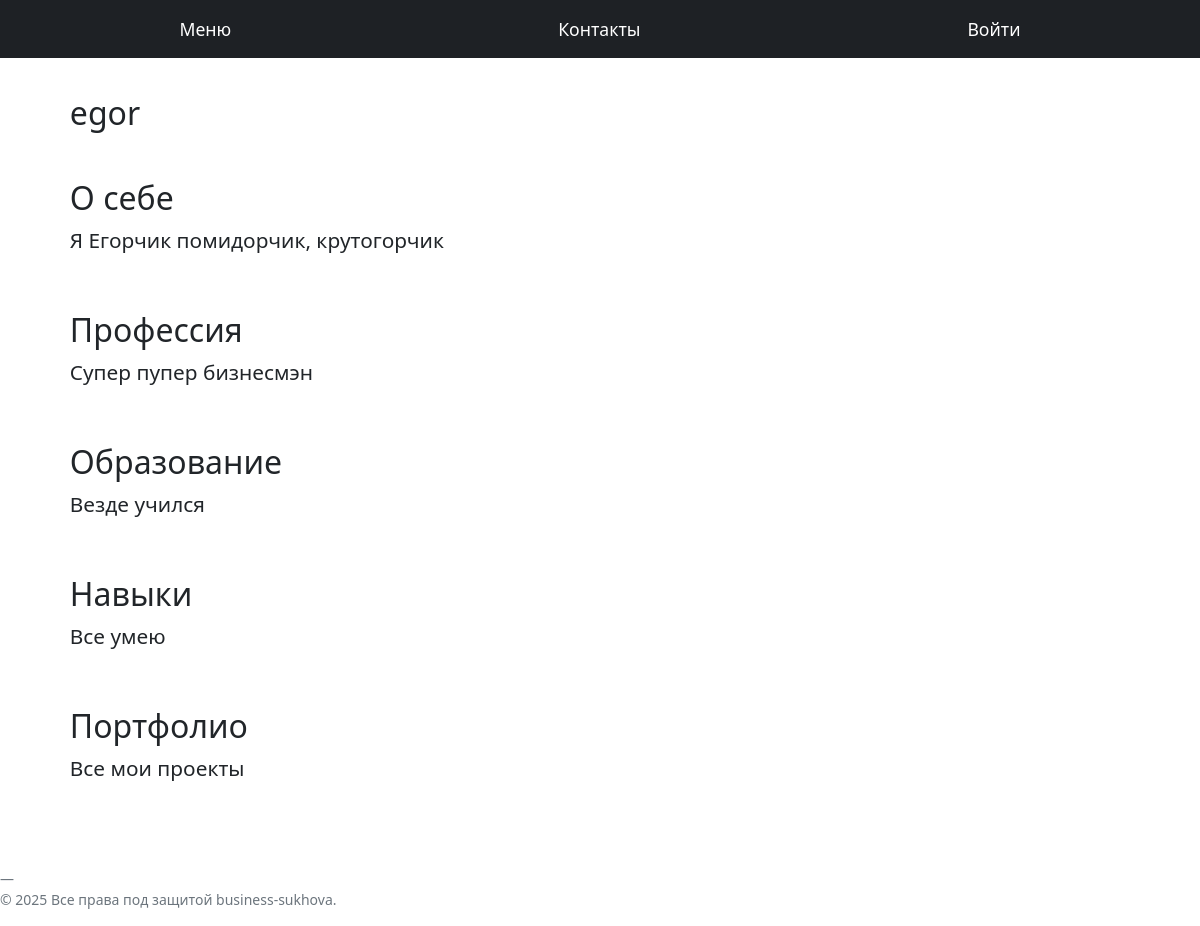
/resume/7/, run on the app's committed database.
### resume/models.py (models this page shows)
class Resume(models.Model):
    author = models.ForeignKey(Profile, on_delete=models.CASCADE, related_name='resumes')
    about = models.TextField()
    profession = models.CharField(max_length=100)
    education = models.CharField(max_length=100)
    skills = models.TextField()
    portfolio = models.TextField()
    updated_at = models.DateTimeField(auto_now=True)
    created_at = models.DateTimeField(auto_now_add=True)

### root/models.py (models this page shows, shortened)
class Profile(models.Model):
    user = models.OneToOneField(User, on_delete=models.CASCADE, related_name='profile')
    city = models.CharField(max_length=100, null=True, blank=True)
    country = models.CharField(max_length=100, null=True, blank=True)

### resume/views.py (the view, shortened to what this page needs)
# urls.py: path('<int:id>/', views.get_by_id, name='get_by_id'),
def get_by_id(request, id):
    if request.method == "GET":
        resume = Resume.objects.filter(id=id).first()
        if resume:
            return render(request, 'resume/view.html', context={"resume": resume})
        else:
            return render(request, 'root/404.html')

### resume/templates/resume/view.html (shortened to what this page needs)
{% extends "root/base.html" %}
{% load static %}
{% block css %}
    <link rel="stylesheet" href="{% static 'resume/css/resume.css' %}">
{% endblock %}
{% block main %}
    <div id="resume" class="d-flex flex-column gap-3">
        <section id="introduce" class="row align-items-center">
            <div class="col-md-6">
                <h2 class="">{{ resume.author.user.username }}</h2>
            </div>
        </section>
        <section id="about">
            <h2>О себе</h2>
            <p class="editable">{{ resume.about }}</p>
        </section>
        <section id="profession">
            <h2>Профессия</h2>
            <p class="editable">{{ resume.profession }}</p>
        </section>
        <section id="education">
            <h2>Образование</h2>
            <p class="editable">{{ resume.education }}</p>
        </section>
        <section id="skills">
            <h2>Навыки</h2>
            <p class="editable">{{ resume.skills }}</p>
        </section>
        <section id="portfolio">
            <h2>Портфолио</h2>
            <p class="editable">{{ resume.portfolio }}</p>
        </section>
    </div>
{% endblock %}

### resume/static/resume/css/resume.css (style rules this page uses)
#resume > section { padding: 1% 3%; }
#resume > section > p { font-size: 1.3em; }
.editable { cursor: pointer; }

### data on the page
Resume: author.user.username "egor", about "Я Егорчик помидорчик, крутогорчик", profession "Супер пупер бизнесмэн", education "Везде учился", skills "Все умею", portfolio "Все мои проекты"
